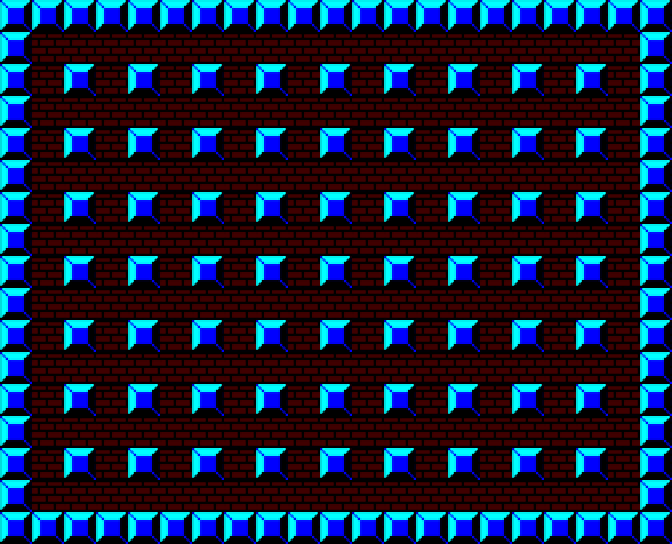

Below is a game level as drawn by its tile map, then a one-line description and the .tmx file that defines it, in full:
An orthogonal 21x17 tile map with 32x32 px tiles, 4 tile layers (BG, ITEM, OBJ, CHAR).

<map version="1.4" tiledversion="1.4.2" orientation="orthogonal" renderorder="right-down" width="21" height="17" tilewidth="32" tileheight="32" infinite="0" nextlayerid="5" nextobjectid="1">
 <tileset firstgid="1" source="bomb_map.tsx" />
 <layer id="2" name="BG" width="21" height="17">
  <data encoding="csv">
0,0,0,0,0,0,0,0,0,0,0,0,0,0,0,0,0,0,0,0,0,
0,3,3,3,3,3,3,3,3,3,3,3,3,3,3,3,3,3,3,3,0,
0,3,0,3,0,3,0,3,0,3,0,3,0,3,0,3,0,3,0,3,0,
0,3,3,3,3,3,3,3,3,3,3,3,3,3,3,3,3,3,3,3,0,
0,3,0,3,0,3,0,3,0,3,0,3,0,3,0,3,0,3,0,3,0,
0,3,3,3,3,3,3,3,3,3,3,3,3,3,3,3,3,3,3,3,0,
0,3,0,3,0,3,0,3,0,3,0,3,0,3,0,3,0,3,0,3,0,
0,3,3,3,3,3,3,3,3,3,3,3,3,3,3,3,3,3,3,3,0,
0,3,0,3,0,3,0,3,0,3,0,3,0,3,0,3,0,3,0,3,0,
0,3,3,3,3,3,3,3,3,3,3,3,3,3,3,3,3,3,3,3,0,
0,3,0,3,0,3,0,3,0,3,0,3,0,3,0,3,0,3,0,3,0,
0,3,3,3,3,3,3,3,3,3,3,3,3,3,3,3,3,3,3,3,0,
0,3,0,3,0,3,0,3,0,3,0,3,0,3,0,3,0,3,0,3,0,
0,3,3,3,3,3,3,3,3,3,3,3,3,3,3,3,3,3,3,3,0,
0,3,0,3,0,3,0,3,0,3,0,3,0,3,0,3,0,3,0,3,0,
0,3,3,3,3,3,3,3,3,3,3,3,3,3,3,3,3,3,3,3,0,
0,0,0,0,0,0,0,0,0,0,0,0,0,0,0,0,0,0,0,0,0
</data>
 </layer>
 <layer id="1" name="ITEM" width="21" height="17">
  <data encoding="csv">
0,0,0,0,0,0,0,0,0,0,0,0,0,0,0,0,0,0,0,0,0,
0,0,0,0,0,0,0,0,0,0,0,0,0,0,0,0,0,0,0,0,0,
0,0,0,0,0,0,0,0,0,0,0,0,0,0,0,0,0,0,0,0,0,
0,0,0,0,0,0,0,0,0,0,0,0,0,0,0,0,0,0,0,0,0,
0,0,0,0,0,0,0,0,0,0,0,0,0,0,0,0,0,0,0,0,0,
0,0,0,0,0,0,0,0,0,0,0,0,0,0,0,0,0,0,0,0,0,
0,0,0,0,0,0,0,0,0,0,0,0,0,0,0,0,0,0,0,0,0,
0,0,0,0,0,0,0,0,0,0,0,0,0,0,0,0,0,0,0,0,0,
0,0,0,0,0,0,0,0,0,0,0,0,0,0,0,0,0,0,0,0,0,
0,0,0,0,0,0,0,0,0,0,0,0,0,0,0,0,0,0,0,0,0,
0,0,0,0,0,0,0,0,0,0,0,0,0,0,0,0,0,0,0,0,0,
0,0,0,0,0,0,0,0,0,0,0,0,0,0,0,0,0,0,0,0,0,
0,0,0,0,0,0,0,0,0,0,0,0,0,0,0,0,0,0,0,0,0,
0,0,0,0,0,0,0,0,0,0,0,0,0,0,0,0,0,0,0,0,0,
0,0,0,0,0,0,0,0,0,0,0,0,0,0,0,0,0,0,0,0,0,
0,0,0,0,0,0,0,0,0,0,0,0,0,0,0,0,0,0,0,0,0,
0,0,0,0,0,0,0,0,0,0,0,0,0,0,0,0,0,0,0,0,0
</data>
 </layer>
 <layer id="3" name="OBJ" width="21" height="17">
  <data encoding="csv">
6,6,6,6,6,6,6,6,6,6,6,6,6,6,6,6,6,6,6,6,6,
6,0,0,0,0,0,0,0,0,0,0,0,0,0,0,0,0,0,0,0,6,
6,0,6,0,6,0,6,0,6,0,6,0,6,0,6,0,6,0,6,0,6,
6,0,0,0,0,0,0,0,0,0,0,0,0,0,0,0,0,0,0,0,6,
6,0,6,0,6,0,6,0,6,0,6,0,6,0,6,0,6,0,6,0,6,
6,0,0,0,0,0,0,0,0,0,0,0,0,0,0,0,0,0,0,0,6,
6,0,6,0,6,0,6,0,6,0,6,0,6,0,6,0,6,0,6,0,6,
6,0,0,0,0,0,0,0,0,0,0,0,0,0,0,0,0,0,0,0,6,
6,0,6,0,6,0,6,0,6,0,6,0,6,0,6,0,6,0,6,0,6,
6,0,0,0,0,0,0,0,0,0,0,0,0,0,0,0,0,0,0,0,6,
6,0,6,0,6,0,6,0,6,0,6,0,6,0,6,0,6,0,6,0,6,
6,0,0,0,0,0,0,0,0,0,0,0,0,0,0,0,0,0,0,0,6,
6,0,6,0,6,0,6,0,6,0,6,0,6,0,6,0,6,0,6,0,6,
6,0,0,0,0,0,0,0,0,0,0,0,0,0,0,0,0,0,0,0,6,
6,0,6,0,6,0,6,0,6,0,6,0,6,0,6,0,6,0,6,0,6,
6,0,0,0,0,0,0,0,0,0,0,0,0,0,0,0,0,0,0,0,6,
6,6,6,6,6,6,6,6,6,6,6,6,6,6,6,6,6,6,6,6,6
</data>
 </layer>
 <layer id="4" name="CHAR" width="21" height="17">
  <data encoding="csv">
0,0,0,0,0,0,0,0,0,0,0,0,0,0,0,0,0,0,0,0,0,
0,0,0,0,0,0,0,0,0,0,0,0,0,0,0,0,0,0,0,0,0,
0,0,0,0,0,0,0,0,0,0,0,0,0,0,0,0,0,0,0,0,0,
0,0,0,0,0,0,0,0,0,0,0,0,0,0,0,0,0,0,0,0,0,
0,0,0,0,0,0,0,0,0,0,0,0,0,0,0,0,0,0,0,0,0,
0,0,0,0,0,0,0,0,0,0,0,0,0,0,0,0,0,0,0,0,0,
0,0,0,0,0,0,0,0,0,0,0,0,0,0,0,0,0,0,0,0,0,
0,0,0,0,0,0,0,0,0,0,0,0,0,0,0,0,0,0,0,0,0,
0,0,0,0,0,0,0,0,0,0,0,0,0,0,0,0,0,0,0,0,0,
0,0,0,0,0,0,0,0,0,0,0,0,0,0,0,0,0,0,0,0,0,
0,0,0,0,0,0,0,0,0,0,0,0,0,0,0,0,0,0,0,0,0,
0,0,0,0,0,0,0,0,0,0,0,0,0,0,0,0,0,0,0,0,0,
0,0,0,0,0,0,0,0,0,0,0,0,0,0,0,0,0,0,0,0,0,
0,0,0,0,0,0,0,0,0,0,0,0,0,0,0,0,0,0,0,0,0,
0,0,0,0,0,0,0,0,0,0,0,0,0,0,0,0,0,0,0,0,0,
0,0,0,0,0,0,0,0,0,0,0,0,0,0,0,0,0,0,0,0,0,
0,0,0,0,0,0,0,0,0,0,0,0,0,0,0,0,0,0,0,0,0
</data>
 </layer>
</map>
